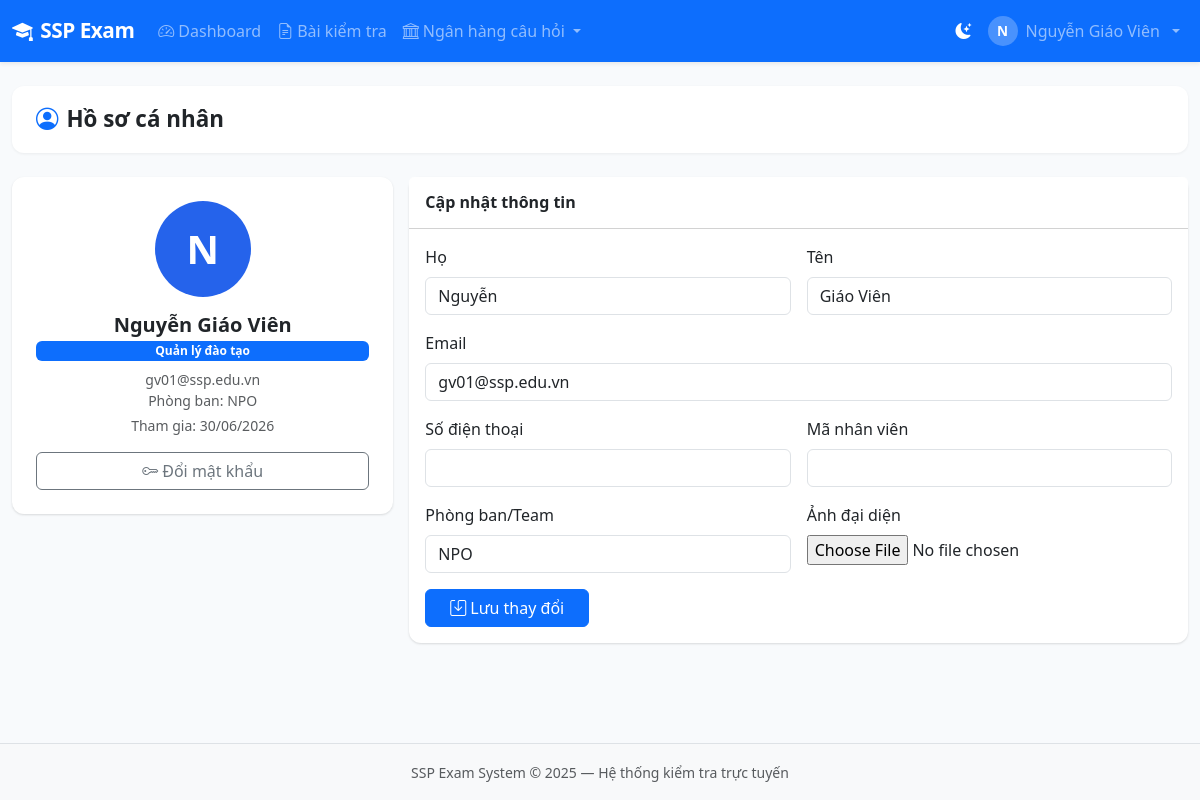
The app's page /accounts/profile/ (signed in) with its own data.
### accounts/models.py (models this page shows, shortened)
class User(AbstractUser):
    ROLE_ADMIN = 'admin'
    ROLE_TEACHER = 'teacher'
    ROLE_STUDENT = 'student'
    ROLE_CHOICES = [
        (ROLE_ADMIN, 'Quản trị viên'),
        (ROLE_TEACHER, 'Quản lý đào tạo'),
        (ROLE_STUDENT, 'Nhân viên'),
    ]
    role = models.CharField(max_length=20, choices=ROLE_CHOICES, default=ROLE_STUDENT)
    phone = models.CharField(max_length=20, blank=True)
    avatar = models.ImageField(upload_to='avatars/', blank=True, null=True)
    student_id = models.CharField(max_length=50, blank=True, verbose_name='Mã nhân viên')
    class_name = models.CharField(max_length=100, blank=True, verbose_name='Phòng ban/Team')
    created_at = models.DateTimeField(auto_now_add=True)
    updated_at = models.DateTimeField(auto_now=True)
    class Meta:
        verbose_name = 'Người dùng'
        verbose_name_plural = 'Người dùng'
        ordering = ['-date_joined']
    @property
    def is_admin(self):
        return self.role == self.ROLE_ADMIN
    @property
    def can_create_exam(self):
        return self.role in (self.ROLE_ADMIN, self.ROLE_TEACHER)

### accounts/views.py (the view)
# urls.py: path('profile/', views.profile_view, name='profile'),
@login_required
def profile_view(request):
    form = ProfileForm(request.POST or None, request.FILES or None, instance=request.user)
    if request.method == 'POST' and form.is_valid():
        form.save()
        messages.success(request, 'Cập nhật thông tin thành công!')
        return redirect('profile')
    return render(request, 'accounts/profile.html', {'form': form})

### accounts/forms.py
class ProfileForm(forms.ModelForm):
    class Meta:
        model = User
        fields = ['first_name', 'last_name', 'email', 'phone', 'avatar', 'student_id', 'class_name']
        widgets = {
            'first_name': forms.TextInput(attrs={'class': 'form-control'}),
            'last_name': forms.TextInput(attrs={'class': 'form-control'}),
            'email': forms.EmailInput(attrs={'class': 'form-control'}),
            'phone': forms.TextInput(attrs={'class': 'form-control'}),
            'student_id': forms.TextInput(attrs={'class': 'form-control'}),
            'class_name': forms.TextInput(attrs={'class': 'form-control'}),
        }

### templates/accounts/profile.html (shortened to what this page needs)
{% extends 'base.html' %}
{% block content %}
<div class="page-header">
  <h1><i class="bi bi-person-circle me-2 text-primary"></i>Hồ sơ cá nhân</h1>
</div>
<div class="row g-3">
  <div class="col-lg-4">
    <div class="card text-center p-4">
      {% if user.avatar %}
        <img src="{{ user.avatar.url }}" class="rounded-circle mx-auto mb-3" width="96" height="96" style="object-fit:cover">
      {% else %}
        <div class="avatar-circle mx-auto mb-3" style="width:96px;height:96px;font-size:2.5rem">
          {{ user.first_name|first|default:user.username|first|upper }}
        </div>
      {% endif %}
      <h5 class="fw-bold mb-1">{{ user.get_full_name|default:user.username }}</h5>
      <span class="badge bg-primary mb-2">{{ user.get_role_display }}</span>
      <div class="text-muted small">{{ user.email }}</div>
      {% if user.class_name %}
      <div class="text-muted small">Phòng ban: {{ user.class_name }}</div>
      {% endif %}
      <div class="text-muted small mt-1">Tham gia: {{ user.date_joined|date:"d/m/Y" }}</div>
      <a href="{% url 'change_password' %}" class="btn btn-outline-secondary mt-3 w-100">
        <i class="bi bi-key me-1"></i>Đổi mật khẩu
      </a>
    </div>
  </div>
  <div class="col-lg-8">
    <div class="card">
      <div class="card-header bg-white py-3"><h6 class="mb-0 fw-bold">Cập nhật thông tin</h6></div>
      <div class="card-body">
        <form method="post" enctype="multipart/form-data">
          <div class="row g-3">
            <div class="col-6">
              <label class="form-label fw-medium">Họ</label>
              {{ form.first_name }}
            </div>
            <div class="col-6">
              <label class="form-label fw-medium">Tên</label>
              {{ form.last_name }}
            </div>
            <div class="col-12">
              <label class="form-label fw-medium">Email</label>
              {{ form.email }}
            </div>
            <div class="col-6">
              <label class="form-label fw-medium">Số điện thoại</label>
              {{ form.phone }}
            </div>
            <div class="col-6">
              <label class="form-label fw-medium">Mã nhân viên</label>
              {{ form.student_id }}
            </div>
            <div class="col-6">
              <label class="form-label fw-medium">Phòng ban/Team</label>
              {{ form.class_name }}
            </div>
            <div class="col-6">
              <label class="form-label fw-medium">Ảnh đại diện</label>
              {{ form.avatar }}
            </div>
            <div class="col-12">
              <button type="submit" class="btn btn-primary px-4">
                <i class="bi bi-save me-1"></i>Lưu thay đổi
              </button>
            </div>
          </div>
        </form>
      </div>
    </div>
  </div>
</div>
{% endblock %}

### templates/base.html (shortened to what this page needs)
<!DOCTYPE html>
<html lang="vi">
<head>
    <link href="https://cdn.jsdelivr.net/npm/bootstrap@5.3.2/dist/css/bootstrap.min.css" rel="stylesheet">
    <link href="https://cdn.jsdelivr.net/npm/bootstrap-icons@1.11.3/font/bootstrap-icons.min.css" rel="stylesheet">
    <link href="{% load static %}{% static 'css/main.css' %}" rel="stylesheet">
</head>
<body>
{% load static %}
<nav class="navbar navbar-expand-lg navbar-dark bg-primary shadow-sm">
    <div class="container-fluid">
        <a class="navbar-brand fw-bold" href="{% url 'dashboard' %}">
            <i class="bi bi-mortarboard-fill me-2"></i>SSP Exam
        </a>
        <div class="collapse navbar-collapse" id="navMain">
            {% if user.is_authenticated %}
            <ul class="navbar-nav me-auto">
                <li class="nav-item">
                    <a class="nav-link {% if request.resolver_match.url_name == 'dashboard' %}active{% endif %}"
                       href="{% url 'dashboard' %}"><i class="bi bi-speedometer2 me-1"></i>Dashboard</a>
                </li>
                {% if user.can_create_exam %}
                <li class="nav-item">
                    <a class="nav-link {% if 'exam' in request.resolver_match.url_name %}active{% endif %}"
                       href="{% url 'exam_list' %}"><i class="bi bi-file-earmark-text me-1"></i>Bài kiểm tra</a>
                </li>
                <li class="nav-item dropdown">
                    <a class="nav-link dropdown-toggle" href="#" data-bs-toggle="dropdown">
                        <i class="bi bi-bank me-1"></i>Ngân hàng câu hỏi
                    </a>
                </li>
                {% endif %}
            </ul>
            <ul class="navbar-nav ms-auto align-items-center">
                <li class="nav-item">
                    <button class="nav-link" id="themeToggle" type="button" title="Chế độ sáng / tối">
                        <i class="bi bi-moon-stars-fill" id="themeIcon"></i>
                    </button>
                </li>
                <li class="nav-item dropdown">
                    <a class="nav-link dropdown-toggle d-flex align-items-center gap-2" href="#" data-bs-toggle="dropdown">
                        {% if user.avatar %}
                        <img src="{{ user.avatar.url }}" class="rounded-circle" width="30" height="30" alt="avatar">
                        {% else %}
                        <div class="avatar-circle-sm">{{ user.first_name|first|default:user.username|first|upper }}</div>
                        {% endif %}
                        <span class="d-none d-md-inline">{{ user.get_full_name|default:user.username }}</span>
                    </a>
                </li>
            </ul>
            {% endif %}
        </div>
    </div>
</nav>
<div class="container-fluid py-4">
    {% block content %}{% endblock %}
</div>
<footer class="footer mt-auto py-3 bg-light border-top">
    <div class="container text-center">
        <span class="text-muted small">SSP Exam System &copy; 2025 — Hệ thống kiểm tra trực tuyến</span>
    </div>
</footer>
</body>
</html>

### static/css/main.css (style rules this page uses)
:root { --primary: #2563eb; --primary-dark: #1d4ed8; --success: #16a34a; --danger: #dc2626; --warning: #d97706; --info: #0891b2; --sidebar-width: 260px; }
body { background-color: #f8fafc; font-family: 'Segoe UI', system-ui, -apple-system, sans-serif; min-height: 100vh; display: flex; flex-direction: column; }
.navbar-brand { font-size: 1.3rem; letter-spacing: -0.5px; }
.avatar-circle-sm { width: 30px; height: 30px; background: rgba(255,255,255,0.25); border-radius: 50%; display: inline-flex; align-items: center; justify-content: center; font-weight: 700; font-size: 0.85rem; color: #fff; }
.avatar-circle { width: 64px; height: 64px; background: var(--primary); border-radius: 50%; display: inline-flex; align-items: center; justify-content: center; font-weight: 700; font-size: 1.5rem; color: #fff; }
.card { border: none; border-radius: 12px; box-shadow: 0 1px 3px rgba(0,0,0,.08), 0 1px 2px rgba(0,0,0,.06); transition: box-shadow .2s; }
.page-header { background: #fff; border-radius: 12px; padding: 1.25rem 1.5rem; margin-bottom: 1.5rem; box-shadow: 0 1px 3px rgba(0,0,0,.06); display: flex; align-items: center; justify-content: space-between; flex-wrap: wrap; gap: .75rem; }
.page-header h1 { font-size: 1.4rem; font-weight: 700; margin: 0; }
#themeToggle { border: none; background: transparent; color: #fff; }

### records on screen
User: first_name|first "N", get_full_name "Nguyễn Giáo Viên", role "Quản lý đào tạo", email "gv01@ssp.edu.vn", class_name "NPO", date_joined "30/06/2026", first_name "Nguyễn", last_name "Giáo Viên"
